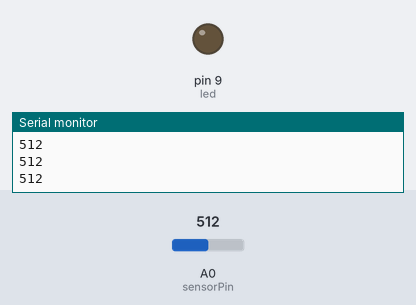
The sketch below on a simulated Arduino Uno, built with avr-gcc and run on an emulated ATmega328P. Parts: output pins drawn as LEDs (lit = HIGH), the last lines printed to the serial monitor. Dashed ring = blinking. The test bench sets the inputs (shaded band); at power-on: A0 (sensorPin) = 512.

Above: at 1.3 s.
1.4 s: A0 (sensorPin) set to 111
2.9 s: A0 (sensorPin) set to 95
At 3.7 s:
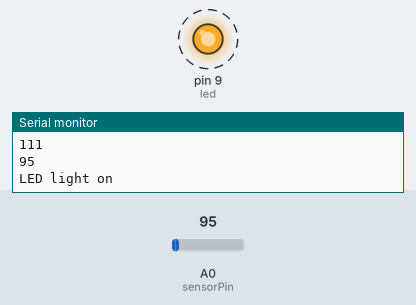
6.0 s: A0 (sensorPin) set to 122
At 7.3 s:
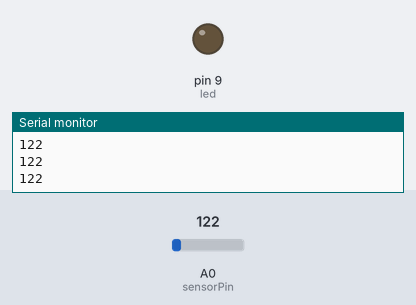
7.6 s: A0 (sensorPin) set to 90
At 8.4 s:
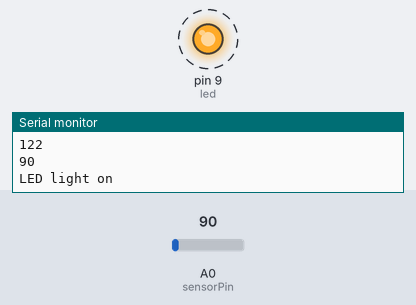
Timing chart, 0 to 11.7 s (numbered marks = the images above; inputs shaded):
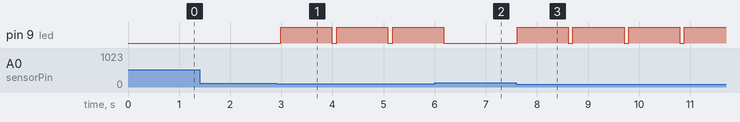

The sketch:

copy_of_automatic_street_lighting_using_ldr_sensor_1.ino
```cpp
int sensorPin = A0;
int sensorValue = 0;
int led = 9;
void setup() {
pinMode(led, OUTPUT);
Serial.begin(9600);
}
void loop(){
sensorValue = analogRead(sensorPin);
Serial.println(sensorValue);
if(sensorValue < 100){
Serial.println("LED light on");
digitalWrite(led,HIGH);
delay(1000);
 }
digitalWrite(led,LOW);
delay(sensorValue);
}
```

Measured:
- the behaviour switches between 100 and 99 on A0 (sensorPin) (found by bisection; images 0 and 1)
- after the input at 2.9 s, pin 9 (led): alternates HIGH for 1.0 s and LOW for 0.10 s, starting after 0.08 s
- after the input at 6.0 s, pin 9 (led): goes on until 6.2 s, then stays LOW
- after the input at 7.6 s, pin 9 (led): alternates HIGH for 1.0 s and LOW for 0.09 s, starting at once
